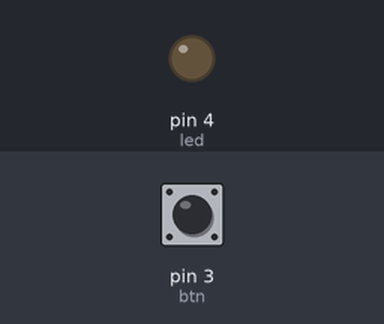
The sketch below on a simulated Arduino Uno, built with avr-gcc and run on an emulated ATmega328P. Parts: output pins drawn as LEDs (lit = HIGH). Inputs (shaded band) come from the test bench; at power-on: pin 3 (btn) LOW.

Above: at 1.2 s.
1.3 s: pin 3 (btn) pulled HIGH for 0.15 s
At 2.6 s:
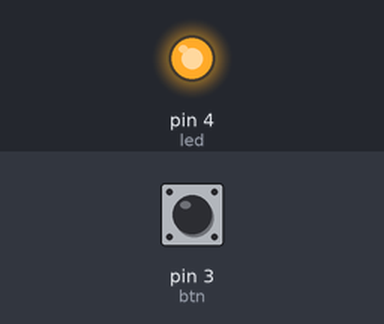
2.9 s: pin 3 (btn) pulled HIGH for 1 s
At 5.1 s:
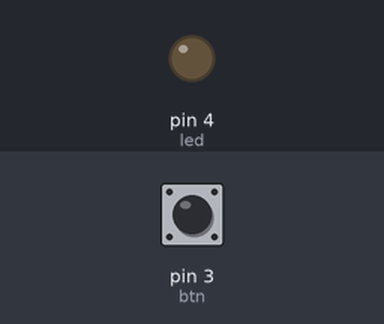
5.4 s: pin 3 (btn) pulled HIGH for 3.2 s
At 9.9 s:
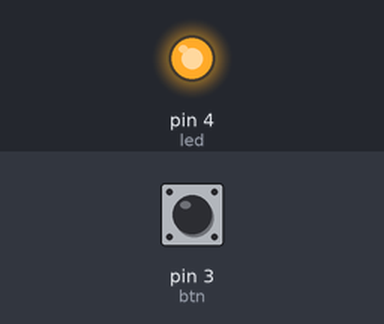
Timing chart, 0 to 11.4 s (numbered marks = the images above; inputs shaded):
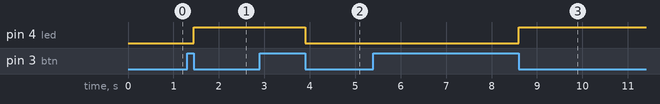

Measured:
- after the input at 1.3 s, pin 4 (led): LOW → HIGH after 0.15 s
- after the input at 2.9 s, pin 4 (led): HIGH → LOW after 1.0 s
- after the input at 5.4 s, pin 4 (led): LOW → HIGH after 3.2 s

The sketch:

Aula6.ino
```cpp
#define led 4
#define btn 3

bool btnPressed;

void OnBtnClicked();

void setup()
{
   pinMode(led, OUTPUT);
   pinMode(btn, INPUT);
}

void loop()
{
  delay(10);
  if(digitalRead(btn) == HIGH && !btnPressed)
  {
    btnPressed = true;
  }
  else if(digitalRead(btn) == LOW && btnPressed)
  {
    btnPressed = false;
    OnBtnClicked();
  }
}


void OnBtnClicked()
{
  if(digitalRead(led) == HIGH)
  	digitalWrite(led, LOW);
  else
   	digitalWrite(led, HIGH);
}
```
